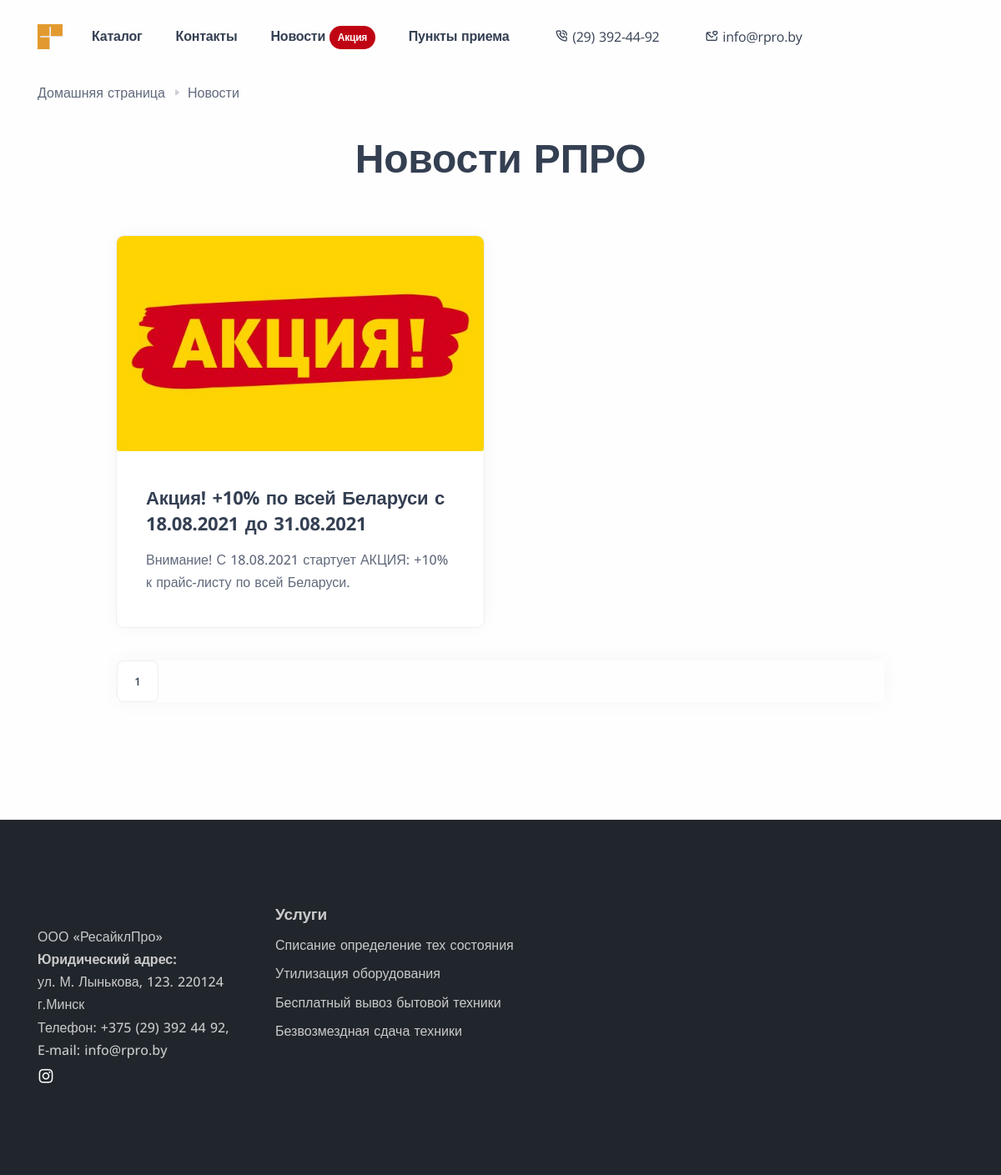
The app's page /news, older data.
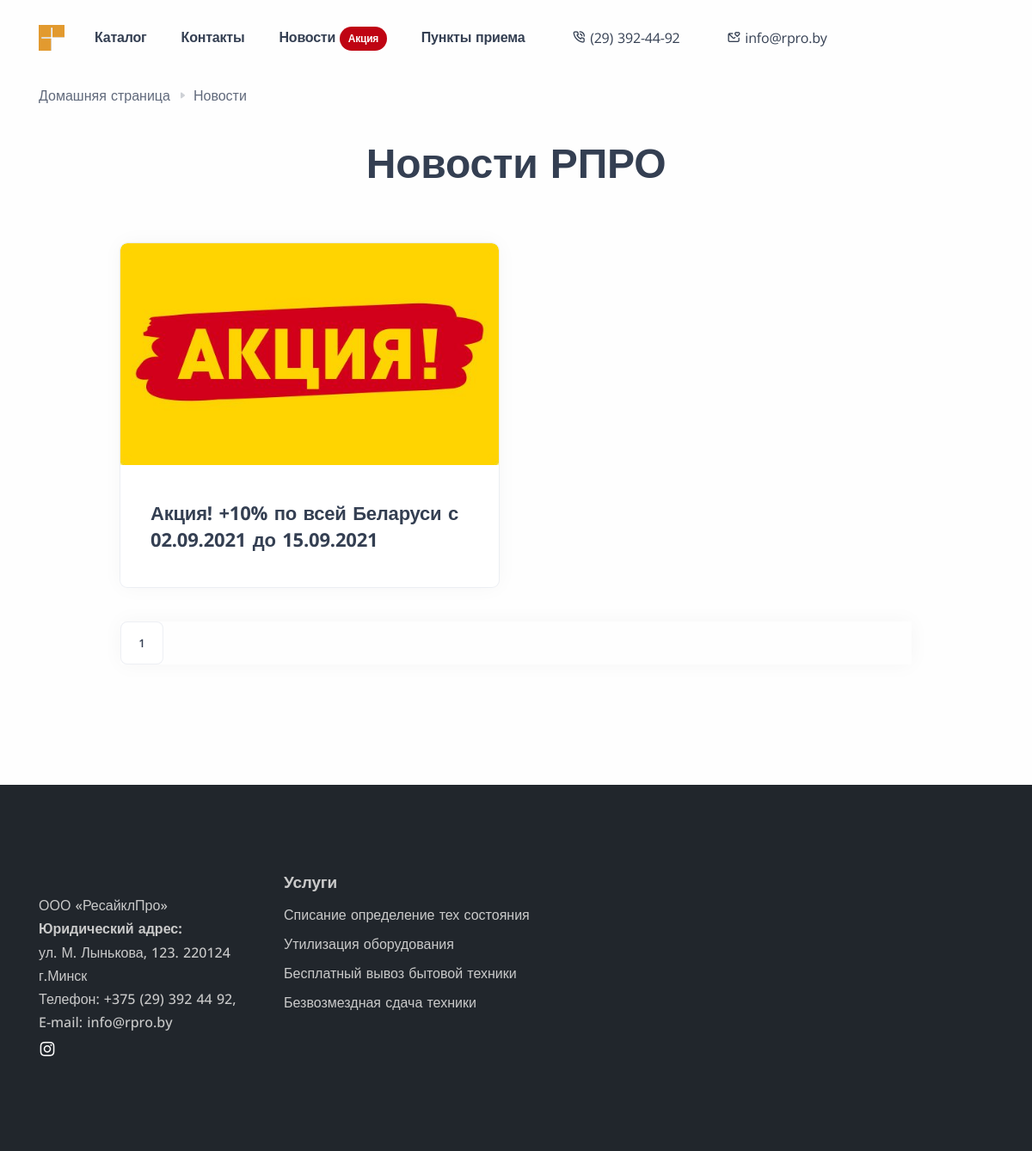
The same page, newer data.
### recycle/models.py (models this page shows, shortened)
class Article(models.Model):
    article_name = models.CharField('Заголовок H1', max_length=200)
    article_title = models.CharField('Заголовок для Open Graph (og:title)', max_length=200)
    article_metadesc = models.CharField('Описание для Open Graph (og:description)', max_length=300)
    article_slug = models.CharField('URL', max_length=200, default='article' + str(datetime.datetime.now()))
    article_short_desc = models.TextField('Короткое описание для Schema', blank=True)
    article_image = models.ImageField('Изображение статьи')
    isStock = models.BooleanField(default=False)
    body_editorjs = EditorJsJSONField()
    pub_date = models.DateTimeField(default=datetime.datetime.now)

### recycle/views.py (the view)
# urls.py: path('news', views.News.as_view(), name='news'),
class News(View):
    def get(self, request):
        stock = False
        articles = Article.objects.all()
        paginator = Paginator(articles, 4)
        page_number = request.GET.get('page')
        page_obj = paginator.get_page(page_number)
        for article in articles:
            if article.isStock == True:
                stock = True
        return render(request, 'news.html', {'articles':articles, 'stock':stock, 'page_obj': page_obj})

### RPRO/baseprocessor.py (called while the page is built)
def custom_proc(request):
    stock = False
    articles = Article.objects.all()
    for article in articles:
        if article.isStock == True:
            stock = True
    return {'stock': stock}

### templates/news.html (shortened to what this page needs)
{% extends 'base.html' %}
{% load static %}
{% block content %}
<div class="content-wrapper">
    <section class="wrapper bg-light">
            <div class="container pt-3">
                <nav aria-label="breadcrumb">
                  <ol class="breadcrumb" id="breadcrumblist" itemscope itemtype="http://schema.org/BreadcrumbList">
                    <li class="breadcrumb-item" itemprop="itemListElement" itemscope itemtype="http://schema.org/ListItem">
                        <a itemprop="item" href="/">Домашняя страница</a>
                    </li>
                    <li class="breadcrumb-item active" aria-current="page" itemprop="itemListElement" itemscope itemtype="http://schema.org/ListItem">
                        <a class="inactiveLink" itemprop="item" href="{% url 'news' %}">Новости</a>
                    </li>
                  </ol>
                </nav>
            </div>
    </section>
		<section class="wrapper bg-light">
			<div class="container pt-3 text-center">
				<div class="row">
					<div class="col-md-7 col-lg-6 col-xl-5 mx-auto">
						<h1 class="display-1 mb-3">Новости РПРО</h1>
					</div>
				</div>
			</div>
		</section>
		<section class="wrapper bg-light">
			<div class="container py-10 pb-md-16">
				<div class="row">
					<div class="col-lg-10 mx-auto">
						<div class="blog grid grid-view">
							<div class="row isotope gx-md-8 gy-8 mb-8" style="position: relative; height: 1307.97px;">
                                {% for article in page_obj %}
								<article class="item post col-md-6" style="position: absolute; left: 0%; top: 0px;">
									<div class="card">
										<figure class="card-img-top overlay overlay1 hover-scale"><a href="{% url 'article' article_slug=article.article_slug %}"> <img src={{ article.article_image.url }} alt=""></a>
										</figure>
										<div class="card-body">
											<div class="post-header">
												<h2 class="post-title h3 mt-1 mb-3"><a class="link-dark" href="{% url 'article' article.article_slug %}">{{ article.article_name }}</a></h2>
											</div>
											<div class="post-content">
												<p>{{ article.article_short_desc }}</p>
											</div>
										</div>
									</div>
								</article>
                                {% endfor %}
							</div>
						</div>
                    <nav>
						<ul class="pagination">
                            <li class="page-item">
                                <a class="page-link" href="#">{{ page_obj.number }}</a>
                            </li>
                        </ul>
                    </nav>
					</div>
				</div>
			</div>
		</section>
</div>
{% endblock %}

Row changes from the older to the newer data that the page shows:
removed Article: article_image (picture), article_name "Акция! +10% по всей Беларуси с 18.08.2021 до 31.08.2021", article_short_desc "Внимание! С 18.08.2021 стартует АКЦИЯ: +10% к прайс-листу по всей Беларуси."
added Article: article_image (picture), article_name "Акция! +10% по всей Беларуси с 02.09.2021 до 15.09.2021"
